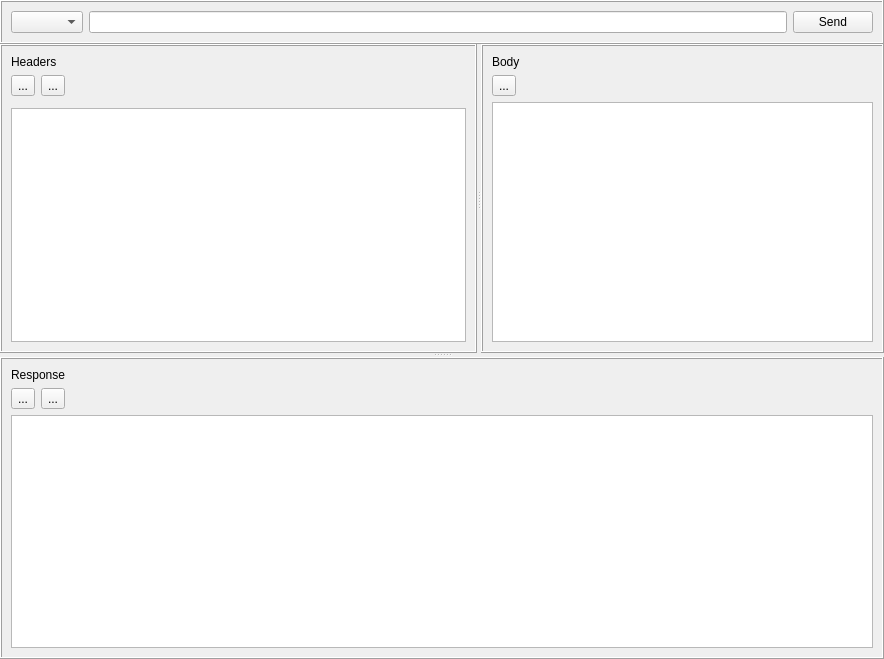
<?xml version="1.0" encoding="UTF-8"?>
<ui version="4.0">
 <class>QWorkspaceWidget</class>
 <widget class="QWidget" name="QWorkspaceWidget">
  <property name="geometry">
   <rect>
    <x>0</x>
    <y>0</y>
    <width>884</width>
    <height>659</height>
   </rect>
  </property>
  <property name="windowTitle">
   <string>Form</string>
  </property>
  <layout class="QGridLayout" name="gridLayout_5">
   <property name="leftMargin">
    <number>0</number>
   </property>
   <property name="topMargin">
    <number>0</number>
   </property>
   <property name="rightMargin">
    <number>0</number>
   </property>
   <property name="bottomMargin">
    <number>0</number>
   </property>
   <property name="spacing">
    <number>0</number>
   </property>
   <item row="0" column="0">
    <widget class="QFrame" name="frame_4">
     <property name="frameShape">
      <enum>QFrame::Shape::Box</enum>
     </property>
     <property name="frameShadow">
      <enum>QFrame::Shadow::Raised</enum>
     </property>
     <layout class="QGridLayout" name="gridLayout">
      <item row="0" column="0">
       <widget class="QHttpMethodCombo" name="httpMethodCombo"/>
      </item>
      <item row="0" column="1">
       <widget class="QLineEdit" name="txtUrl"/>
      </item>
      <item row="0" column="2">
       <widget class="QPushButton" name="btnSend">
        <property name="text">
         <string>Send</string>
        </property>
        <property name="icon">
         <iconset resource="../res.qrc">
          <normaloff>:/img/send.png</normaloff>:/img/send.png</iconset>
        </property>
       </widget>
      </item>
     </layout>
    </widget>
   </item>
   <item row="1" column="0">
    <widget class="QSplitter" name="splitter_2">
     <property name="orientation">
      <enum>Qt::Orientation::Vertical</enum>
     </property>
     <widget class="QSplitter" name="splitter">
      <property name="orientation">
       <enum>Qt::Orientation::Horizontal</enum>
      </property>
      <widget class="QFrame" name="frame_3">
       <property name="frameShape">
        <enum>QFrame::Shape::Box</enum>
       </property>
       <property name="frameShadow">
        <enum>QFrame::Shadow::Raised</enum>
       </property>
       <layout class="QGridLayout" name="gridLayout_3">
        <item row="2" column="0">
         <widget class="QToolButton" name="btnAddHeader">
          <property name="text">
           <string>...</string>
          </property>
          <property name="icon">
           <iconset resource="../res.qrc">
            <normaloff>:/img/add.png</normaloff>:/img/add.png</iconset>
          </property>
         </widget>
        </item>
        <item row="1" column="3" rowspan="3">
         <spacer name="horizontalSpacer">
          <property name="orientation">
           <enum>Qt::Orientation::Horizontal</enum>
          </property>
          <property name="sizeHint" stdset="0">
           <size>
            <width>303</width>
            <height>20</height>
           </size>
          </property>
         </spacer>
        </item>
        <item row="0" column="0" rowspan="2" colspan="3">
         <widget class="QLabel" name="label_2">
          <property name="text">
           <string>Headers</string>
          </property>
         </widget>
        </item>
        <item row="4" column="0" colspan="4">
         <widget class="QHttpHeaderTable" name="tableHeaders"/>
        </item>
        <item row="2" column="1">
         <widget class="QToolButton" name="btnRemoveHeader">
          <property name="text">
           <string>...</string>
          </property>
          <property name="icon">
           <iconset resource="../res.qrc">
            <normaloff>:/img/delete.png</normaloff>:/img/delete.png</iconset>
          </property>
         </widget>
        </item>
       </layout>
      </widget>
      <widget class="QFrame" name="frame_2">
       <property name="frameShape">
        <enum>QFrame::Shape::Box</enum>
       </property>
       <property name="frameShadow">
        <enum>QFrame::Shadow::Raised</enum>
       </property>
       <layout class="QGridLayout" name="gridLayout_2">
        <item row="0" column="0">
         <widget class="QLabel" name="label">
          <property name="text">
           <string>Body</string>
          </property>
         </widget>
        </item>
        <item row="1" column="0">
         <widget class="QToolButton" name="btnPasteBody">
          <property name="text">
           <string>...</string>
          </property>
          <property name="icon">
           <iconset resource="../res.qrc">
            <normaloff>:/img/paste.png</normaloff>:/img/paste.png</iconset>
          </property>
         </widget>
        </item>
        <item row="1" column="1">
         <spacer name="horizontalSpacer_3">
          <property name="orientation">
           <enum>Qt::Orientation::Horizontal</enum>
          </property>
          <property name="sizeHint" stdset="0">
           <size>
            <width>274</width>
            <height>20</height>
           </size>
          </property>
         </spacer>
        </item>
        <item row="2" column="0" colspan="2">
         <widget class="QCodeTextEdit" name="txtBody"/>
        </item>
       </layout>
      </widget>
     </widget>
     <widget class="QFrame" name="frame">
      <property name="frameShape">
       <enum>QFrame::Shape::Box</enum>
      </property>
      <property name="frameShadow">
       <enum>QFrame::Shadow::Raised</enum>
      </property>
      <layout class="QGridLayout" name="gridLayout_4">
       <item row="0" column="0" rowspan="2" colspan="3">
        <widget class="QLabel" name="label_3">
         <property name="frameShape">
          <enum>QFrame::Shape::NoFrame</enum>
         </property>
         <property name="text">
          <string>Response</string>
         </property>
        </widget>
       </item>
       <item row="2" column="3">
        <spacer name="horizontalSpacer_2">
         <property name="orientation">
          <enum>Qt::Orientation::Horizontal</enum>
         </property>
         <property name="sizeHint" stdset="0">
          <size>
           <width>780</width>
           <height>20</height>
          </size>
         </property>
        </spacer>
       </item>
       <item row="3" column="0" colspan="4">
        <widget class="QCodeTextEdit" name="txtResponse"/>
       </item>
       <item row="2" column="0">
        <widget class="QToolButton" name="btnCopyResponse">
         <property name="text">
          <string>...</string>
         </property>
         <property name="icon">
          <iconset resource="../res.qrc">
           <normaloff>:/img/copy.png</normaloff>:/img/copy.png</iconset>
         </property>
        </widget>
       </item>
       <item row="2" column="1">
        <widget class="QToolButton" name="btnClearResponse">
         <property name="text">
          <string>...</string>
         </property>
         <property name="icon">
          <iconset resource="../res.qrc">
           <normaloff>:/img/clear.png</normaloff>:/img/clear.png</iconset>
         </property>
        </widget>
       </item>
      </layout>
     </widget>
    </widget>
   </item>
  </layout>
 </widget>
 <customwidgets>
  <customwidget>
   <class>QHttpMethodCombo</class>
   <extends>QComboBox</extends>
   <header location="global">widgets/qhttpmethodcombo.h</header>
  </customwidget>
  <customwidget>
   <class>QHttpHeaderTable</class>
   <extends>QTableWidget</extends>
   <header location="global">widgets/qhttpheadertable.h</header>
  </customwidget>
  <customwidget>
   <class>QCodeTextEdit</class>
   <extends>QTextEdit</extends>
   <header location="global">widgets/codeeditor/qcodetextedit.h</header>
  </customwidget>
 </customwidgets>
 <resources>
  <include location="../res.qrc"/>
 </resources>
 <connections/>
</ui>
